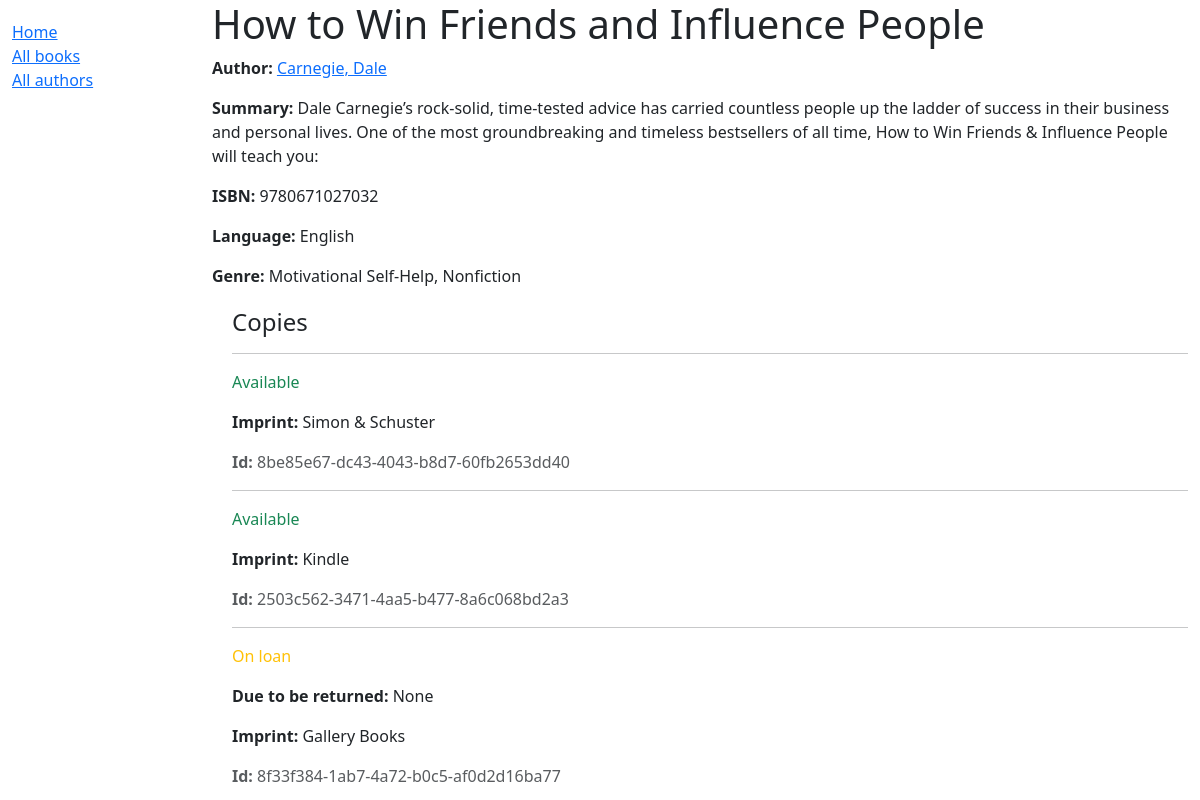
The app's page /catalog/book/34, older data.
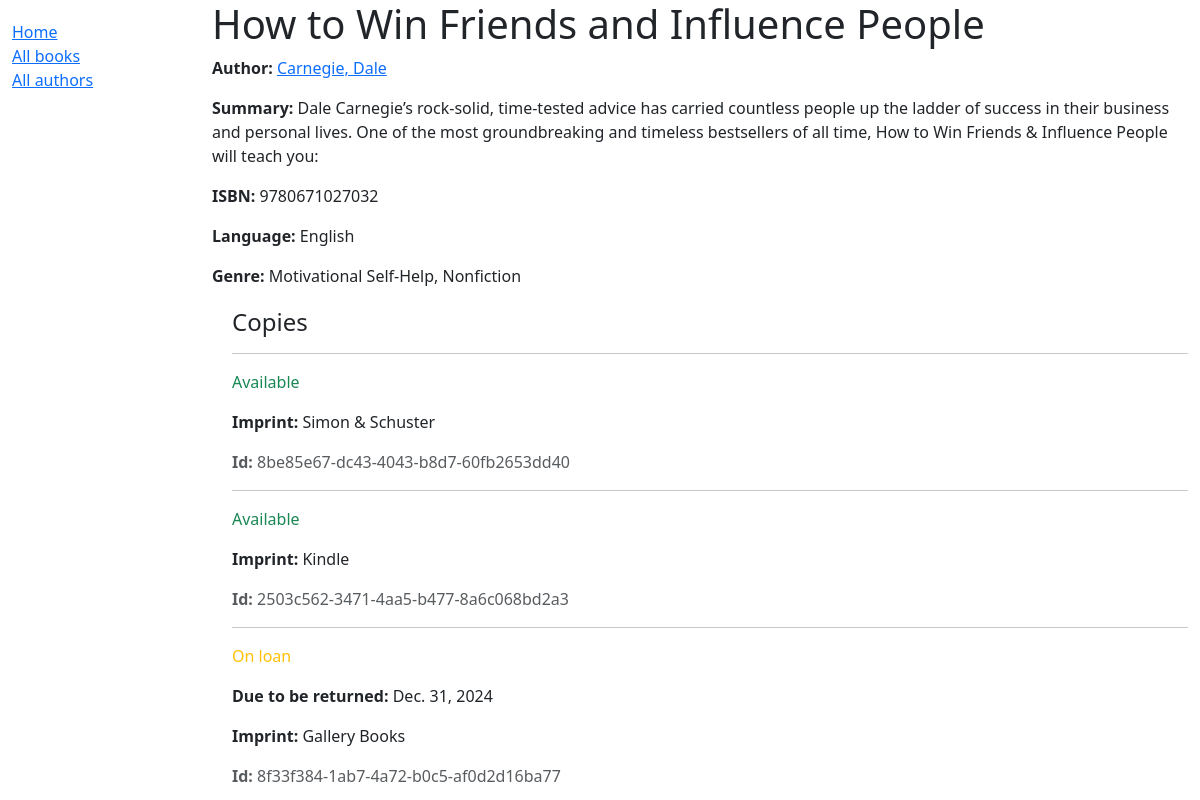
The same page, newer data.
### catalog/models.py (models this page shows, shortened)
class BookInstance(models.Model):
    id = models.UUIDField(
        primary_key=True, default=uuid.uuid4,
        help_text="Unique ID for this particular book across whole library"
    )
    book = models.ForeignKey(Book, on_delete=models.RESTRICT, null=True)
    imprint = models.CharField(max_length=200)
    due_back = models.DateField(null=True, blank=True)
    LOAN_STATUS = (
        ('m', 'Maintenance'),
        ('o', 'On loan'),
        ('a', 'Available'),
        ('r', 'Reserved'),
    )
    status = models.CharField(
        max_length=1,
        choices=LOAN_STATUS,
        blank=True,
        default='m',
        help_text='Book availability',
    )
    class Meta:
        ordering = ['book', 'due_back']

### catalog/views.py (the view)
# urls.py: path('book/<int:pk>', views.BookDetailView.as_view(), name='book-detail'),
class BookDetailView(generic.DetailView):
    model = Book

### catalog/models.py (called while the page is built)
    def __str__(self) -> str:
        return self.name

    def __str__(self) -> str:
        return self.name

    def get_absolute_url(self):
        return reverse('catalog:author-detail', args=[str(self.id)])

    def __str__(self) -> str:
        return f'{self.last_name}, {self.first_name}'

### catalog/templates/catalog/book_detail.html (shortened to what this page needs)
{% extends 'base_generic.html' %}
{% block content %}
    <h1>{{ object.title }}</h1>
    <p><strong>Author:</strong> <a href="{{ book.author.get_absolute_url }}">{{ book.author }}</a></p>
    <p><strong>Summary:</strong> {{ object.summary }}</p>
    <p><strong>ISBN:</strong> {{ book.isbn }}</p>
    <p><strong>Language:</strong> {{ book.language }}</p>
    <p><strong>Genre:</strong> {{ object.genre.all|join:", " }}</p>
    <div style="margin-left:20px;margin-top:20px;">
        <h4>Copies</h4>
        {% for copy in book.bookinstance_set.all %}
            <hr>
                <p class="{% if copy.status == 'a' %}text-success
                        {% elif copy.status == 'm' %}text-danger
                        {% else %}text-warning
                        {% endif %}">
                    {{ copy.get_status_display }}
                </p>
            {% if copy.status != 'a' %}
                <p><strong>Due to be returned:</strong> {{ copy.due_back }}</p>
            {% endif %}
            <p><strong>Imprint: </strong>{{ copy.imprint }}</p>
            <p class="text-muted"><strong>Id:</strong> {{ copy.id }}</p>
        {% empty %}
                <p class="text-danger">Please update the instance information!</p>
        {% endfor %}
    </div>
{% endblock %}

Row changes from the older to the newer data that the page shows:
changed BookInstance "On loan": due_back "None" → "Dec. 31, 2024"
